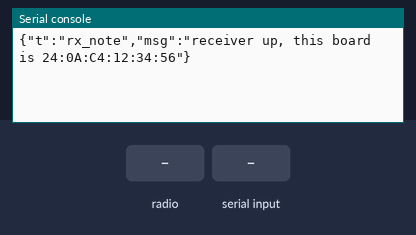
The program below on a simulated MicroPython board. Parts: the last lines printed to the serial console. Inputs (shaded band) come from the test bench. No radio messages arrive unless stated (any console line starting 'radio sent:' is added by the test bench).

Above: at 1.2 s.
1.3 s: radio message "1" arrives
At 2.4 s:
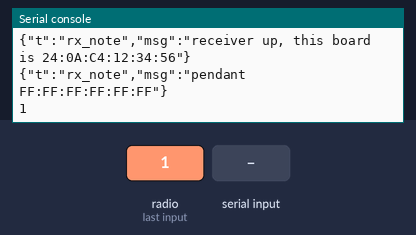
2.8 s: "1" typed at the serial console, then Enter
At 3.6 s:
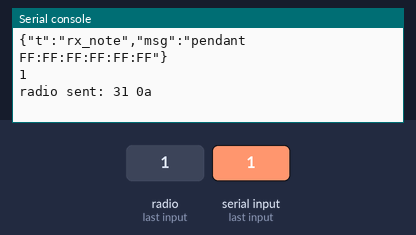

Measured:
- after the input at 1.3 s, the serial console: prints a new line at once (image 1)
- after the input at 2.8 s, the serial console: prints a new line at once (image 2)

The program:

receiver.py
```python
"""ESP-NOW to USB serial bridge. The half of the link that sits at the PC.

The pendant stops joining the shop's WiFi and talks to this board directly over
ESP-NOW; this board is plugged into the sender's PC and appears as a serial
port. What crosses it is exactly what crossed the TCP socket before - the same
newline-delimited JSON - so the sender changes from a TCP listener to a serial
reader and the protocol itself does not change at all.

Deliberately knows nothing about that protocol. It moves complete lines and
never parses them, which means adding a message type, renaming a field or
changing the schema needs no reflash of this board. The only thing it
understands is where one line ends and the next begins.

    python -m mpremote connect <device> run micropython/receiver/receiver.py

Or copied to the board as main.py, which is how it should end up - this is a
device that wants to come up when the PC powers on, with nothing to launch.

Pairing is by discovery rather than configuration. The pendant broadcasts until
something answers; this board learns the pendant's MAC from the first packet it
receives and unicasts back to it. Nobody types a MAC address anywhere. What
that does not yet handle is two pendants in one shop - see PAIRING below.

Both ends must be on the same WiFi channel. An associated station follows its
access point's channel, so this board drops any association and stays on the
default, which is where a pendant that has done the same will be. Without that
step two boards on different APs never hear each other, and it presents as a
range problem rather than a configuration one.
"""

import sys
import select
import time

import network
import espnow


BROADCAST = b"\xff" * 6

# ESP-NOW's payload limit. A jog message is around sixty bytes, so this is not
# a constraint the protocol is anywhere near - but a line longer than this
# cannot be sent at all, and silently truncating one would corrupt the stream
# in a way the far end would read as malformed JSON rather than as too long.
MAX_PAYLOAD = 250

# How long to wait on the radio before going back to check the serial port.
# Short enough that outbound messages are not delayed behind it, long enough
# that the loop is not a spin - the sender dispatches every 10 ms and the
# pendant ticks every 20.
RECV_TIMEOUT_MS = 5

# Bytes to take from the serial port per pass. Bounded so a burst from the PC
# cannot starve the radio: whatever is left stays buffered and is picked up on
# the next pass, a few milliseconds later.
SERIAL_CHUNK = 256

# Longest line accepted from the PC before the buffer is abandoned. A stream
# that never produces a newline is something talking a different protocol at
# this port, and buffering it without limit would exhaust the heap. Matches
# the pendant's own LineDecoder.
MAX_LINE = 4096

# How long this board may be silent before it answers a packet with a hello.
#
# Only reached when the sender has nothing to say: its status frames arrive at
# 10 Hz and reset the timer, so during normal operation this never fires. When
# it does, it is both how a rebooted pendant re-pairs and a keepalive proving
# this end is still here.
HELLO_REPLY_MS = 2000


def mac_str(mac):
    return ":".join("%02X" % b for b in mac)


def note(message):
    """Say something on the data stream without corrupting it.

    Everything this board writes goes to the same serial port the sender is
    reading as protocol, so a bare print() would land mid-stream and read as a
    malformed line. Wrapping diagnostics as their own message type keeps the
    stream parseable - the protocol's rule is that unknown types are ignored,
    so a sender that has never heard of this one simply skips it, and a human
    watching the port sees something readable.
    """
    sys.stdout.buffer.write(
        b'{"t":"rx_note","msg":"' + message.encode() + b'"}\n')


def start_radio():
    """Bring up the radio for ESP-NOW and return (espnow, own mac)."""
    sta = network.WLAN(network.STA_IF)
    sta.active(True)
    try:
        sta.disconnect()
    except Exception:
        pass

    e = espnow.ESPNow()
    e.active(True)
    # Registered so the pendant's discovery broadcasts are heard. Unicast
    # replies go to the peer learned from the first packet, not to this.
    e.add_peer(BROADCAST)
    return e, sta.config("mac")


class Bridge:
    """Moves lines between the serial port and one ESP-NOW peer."""

    def __init__(self, espnow_link):
        self.link = espnow_link
        self.peer = None
        self.to_pc = 0
        self.to_pendant = 0
        self.unacked = 0
        self.oversize = 0
        self._last_tx = 0
        self._buffer = b""

    # --- pendant -> PC ----------------------------------------------------

    def pump_radio(self):
        """Forward one packet from the pendant to the serial port."""
        host, message = self.link.recv(RECV_TIMEOUT_MS)
        if not message:
            return

        if host != self.peer:
            # Learned rather than configured, and re-learned if it changes:
            # a pendant that reboots keeps its MAC, but a replacement board
            # will not, and requiring a reflash to pair a new pendant would
            # make this the fiddliest part of the build.
            try:
                self.link.add_peer(host)
            except OSError:
                pass                    # already registered
            self.peer = host
            note("pendant " + mac_str(host))

        # Answer when this board has been quiet, whether or not the peer is new.
        #
        # The pendant discovers by broadcasting, and broadcasts are not
        # acknowledged, so the only way it learns this board's address is by
        # receiving something from it. Answering only an unfamiliar MAC looked
        # sufficient and is not: a pendant that reboots keeps its MAC, so it
        # would broadcast at a receiver that already knew it, get no reply, and
        # never pair again until this board was restarted too.
        #
        # Sending nothing new during normal operation - the sender's status
        # frames reset this timer at 10 Hz - so this only speaks when the link
        # would otherwise be silent, where it doubles as a keepalive.
        if time.ticks_diff(time.ticks_ms(), self._last_tx) > HELLO_REPLY_MS:
            self.send(b'{"t":"rx_hello"}')

        sys.stdout.buffer.write(message)
        if not message.endswith(b"\n"):
            sys.stdout.buffer.write(b"\n")
        self.to_pc += 1

    # --- PC -> pendant ----------------------------------------------------

    def pump_serial(self, poller):
        """Forward whatever complete lines the PC has written."""
        if not poller.poll(0):
            return

        # Byte at a time because a poll that says "readable" promises one byte,
        # not a whole line, and a readline() here would block the radio until
        # the PC finished a sentence it might be halfway through. At the rates
        # involved - tens of short messages a second - this is free.
        for _ in range(SERIAL_CHUNK):
            byte = sys.stdin.buffer.read(1)
            if not byte:
                break
            if byte == b"\n":
                line, self._buffer = self._buffer, b""
                self.send(line)
            else:
                self._buffer += byte
            if not poller.poll(0):
                break

        if len(self._buffer) > MAX_LINE:
            self._buffer = b""
            note("oversize line from PC discarded")

    def send(self, line):
        """Send one line to the pendant, if there is one and it fits.

        The newline goes back on here. One packet carries exactly one
        newline-terminated line, which makes the wire format identical to what
        crossed the TCP socket - so the pendant's existing LineDecoder reads
        this with no change, and a decoder that needs a terminator to emit
        cannot sit holding a message forever.
        """
        if not line:
            return
        if not line.endswith(b"\n"):
            line += b"\n"
        if self.peer is None:
            # Nothing to send to yet. Dropped rather than queued: these are
            # status frames, and a status held until a pendant appears would
            # describe a machine state minutes stale by the time it arrived.
            return
        if len(line) > MAX_PAYLOAD:
            self.oversize += 1
            return
        try:
            # The return value is a MAC-layer acknowledgement, which TCP could
            # never give us: false means the packet did not reach the other
            # radio at all. Worth counting separately from silence, because one
            # is a link problem and the other could be the pendant.
            if self.link.send(self.peer, line):
                self.to_pendant += 1
                self._last_tx = time.ticks_ms()
            else:
                self.unacked += 1
        except OSError:
            self.unacked += 1


def main():
    link, own_mac = start_radio()
    bridge = Bridge(link)

    note("receiver up, this board is " + mac_str(own_mac))

    poller = select.poll()
    poller.register(sys.stdin, select.POLLIN)

    # Nothing may leave this loop.
    #
    # Falling out of it does not stop at stopping: MicroPython's fallback is the
    # REPL, and the REPL is on the same serial port the sender is writing to. So
    # a single unhandled exception turns this board into a Python prompt being
    # fed status frames ten times a second, which echoes each one back and fails
    # on `false` - JSON spells it lower case and Python does not. The sender
    # sees thousands of malformed lines, the pendant goes dead, and the board
    # cannot recover without someone resetting it.
    #
    # It was seen exactly once, after minutes of working, with no clue left as
    # to what raised - because whatever traceback it printed went down the wire
    # and was swallowed as another malformed line. Hence reporting the fault as
    # a note rather than letting it print, and carrying on: a receiver that
    # drops one packet and continues is worth much more than one that is
    # perfectly correct until it is not there at all.
    # One fault seen so far, after minutes of normal work:
    #
    #   File "main.py", line 125, in pump_radio
    #   File "espnow.py", line 20, in recv
    #   ValueError: ESPNow.recv(): buffer error
    #
    # Raised inside MicroPython's own espnow module when an arriving message
    # does not fit its receive buffer. That buffer is 250 bytes - the ESP-NOW
    # payload limit - and the module shrinks it to each message's length and
    # restores it on the next call, so this is a state it should not reach on
    # traffic this small. Rare, not understood, and not a reason to stop
    # bridging: what a rate is, the count below will say.
    faults = 0
    reported = 0
    last_fault = ""

    while True:
        try:
            bridge.pump_radio()
            bridge.pump_serial(poller)
        except Exception as exc:            # noqa: BLE001 - deliberately total
            faults += 1
            try:
                described = "{}: {}".format(type(exc).__name__, exc)
                # A fault that recurs every time round this loop would put
                # notes on the wire faster than anything else on it, and the
                # sender has to draw each one. So: the first of a kind, then
                # only at widening intervals, with the running count attached.
                if described != last_fault or faults >= reported * 4:
                    last_fault = described
                    reported = faults
                    note("fault {}: {}".format(faults, described))
            except Exception:
                pass                        # reporting must not be the thing that kills it


raise SystemExit(main())
```
